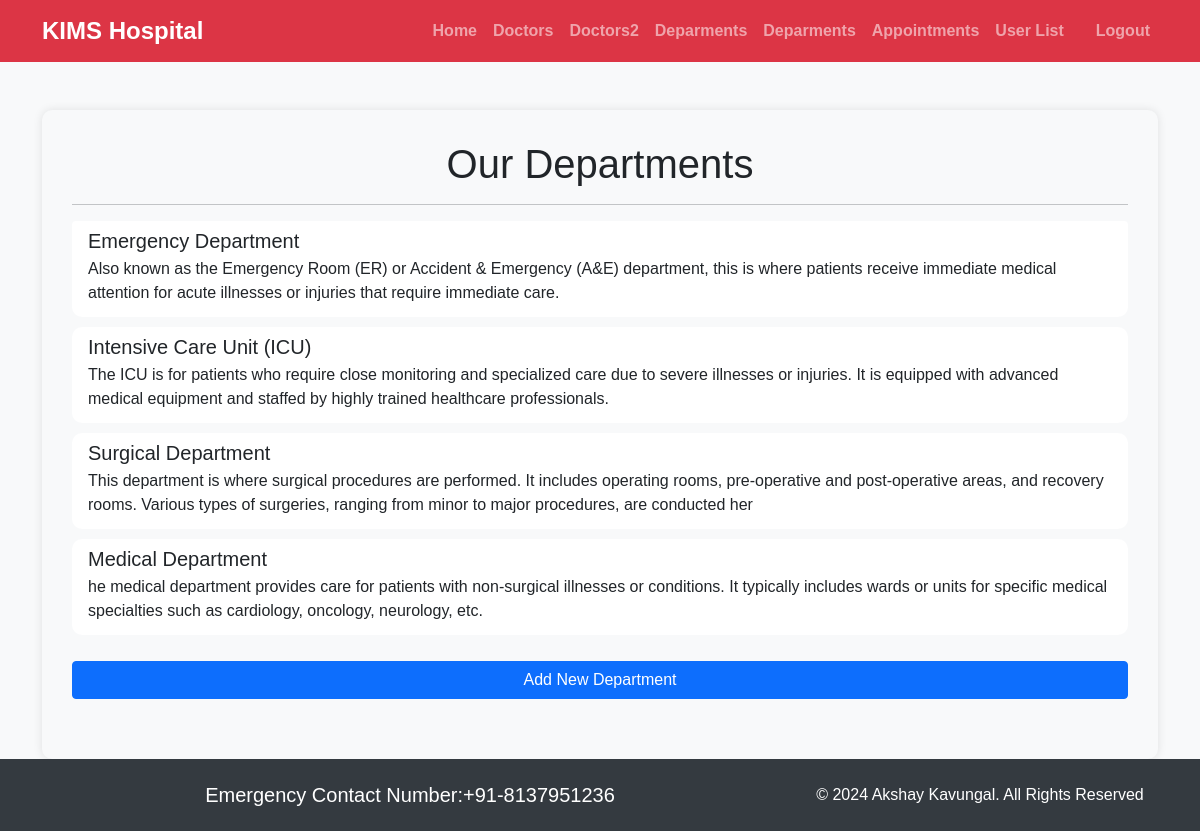
Before: /departments_list/ with the older database file.
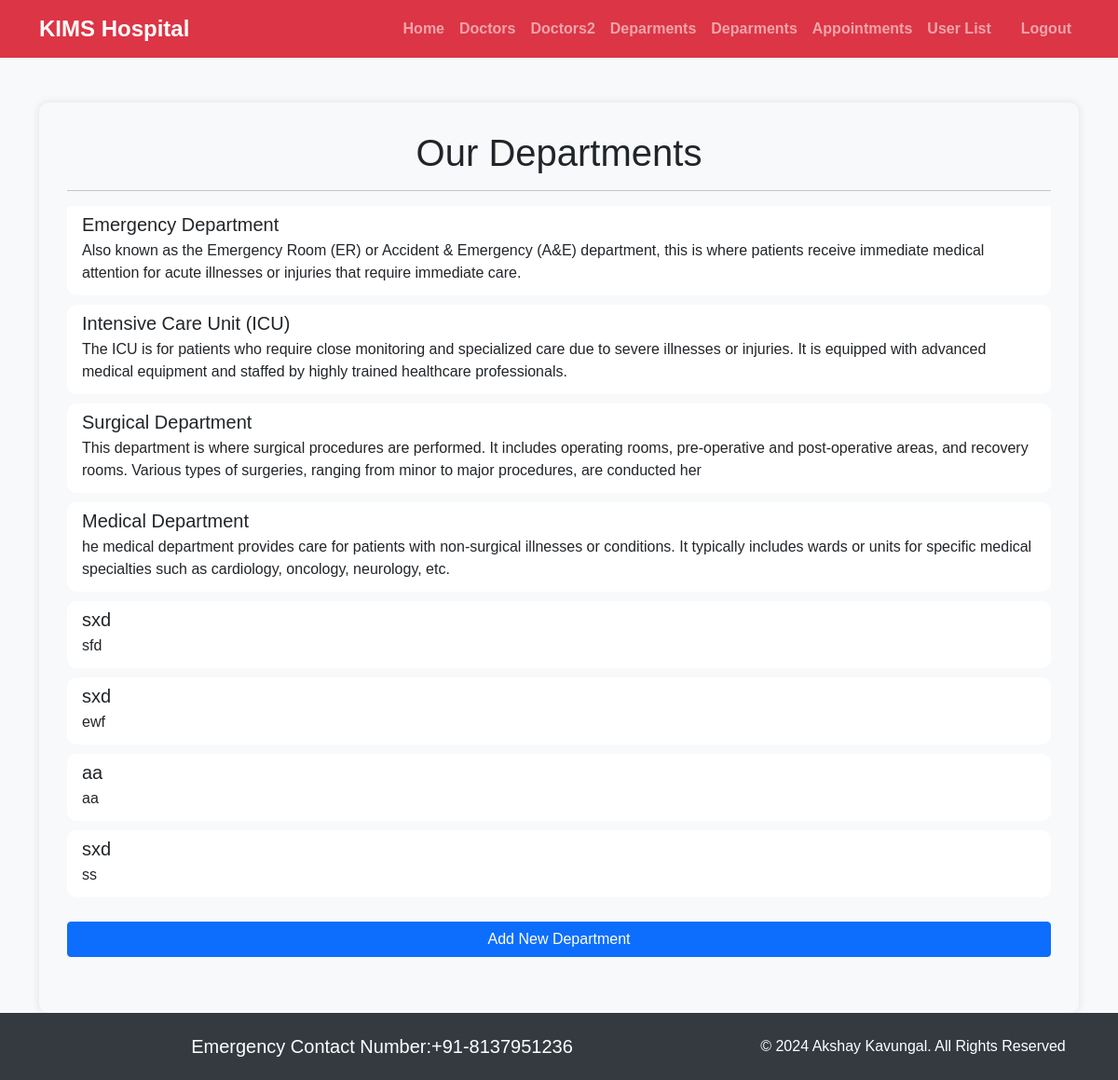
After: the same page with the newer database file.
### customer/models.py (models this page shows, shortened)
class Departments(models.Model):
    dep_name = models.CharField(max_length=100)
    dep_description = models.TextField()

### admin1/views.py (the view)
# urls.py: path('departments_list/', views.departments_list.as_view(), name='departments_list'),
class departments_list(ListView):
    template_name ='admin/departments_list.html'
    model=Departments
    context_object_name='dept'

### templates/admin/departments_list.html (shortened to what this page needs)
{% extends 'admin/base.html' %}
{% block content %}
<div class="container profile-container">
    <h1 class="text-center">Our Departments</h1>
    <hr>
    <div class="list-group">
        {% for d in dept %}
        <a href="#" class="list-group-item list-group-item-action">
            <div class="d-flex w-100 justify-content-between">
                <h5 class="mb-1">{{ d.dep_name }}</h5>
            </div>
            <p class="mb-1">{{ d.dep_description }}</p>
        </a>
        {% empty %}
        <div class="list-group-item">
            No departments available.
        </div>
        {% endfor %}
        <a href="{% url 'add_departments' %}" class="btn btn-primary mt-3">Add New Department</a>
    </div>
</div>
{% endblock %}

Changed rows visible on the page:
added Departments: dep_name "sxd", dep_description "sfd"
added Departments: dep_name "sxd", dep_description "ewf"
added Departments: dep_name "aa", dep_description "aa"
added Departments: dep_name "sxd", dep_description "ss"
